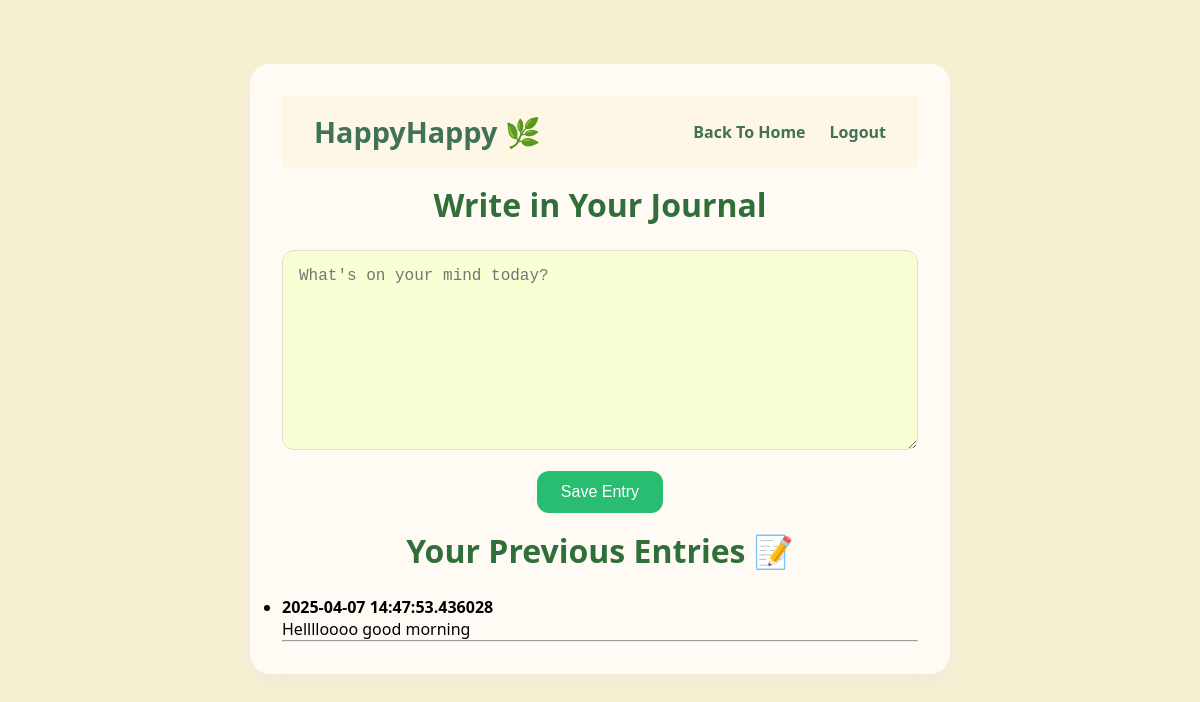
/journal (signed in), run on the app's committed database.
### tables this page shows
CREATE TABLE journals (
    id INTEGER PRIMARY KEY AUTOINCREMENT,
    username TEXT,
    entry TEXT,
    timestamp TEXT
);

### app.py (the view)
@app.route('/journal')
def journal():
    if 'username' not in session:
        return redirect(url_for('GetStarted'))
    conn = get_db_connection()
    cursor = conn.cursor()
    cursor.execute("SELECT entry, timestamp FROM journals WHERE username = ? ORDER BY timestamp DESC", (session['username'],))
    entries = cursor.fetchall()
    return render_template('journal.html', entries=entries)

### app.py (called while the page is built)
def get_db_connection():
    conn = sqlite3.connect(DATABASE)
    conn.row_factory = sqlite3.Row
    return conn

### templates/journal.html (shortened to what this page needs)
<!DOCTYPE html>
<html lang="en">
<head>
    <link rel="stylesheet" href="/static/style2.css">
</head>
<body>
    <div class="container">
        <header>
            <h1 class="logo">HappyHappy 🌿</h1>
            <div id="nav">
                <ul>
                    <li><a href="{{ url_for('index') }}">Back To Home</a></li>
                    <li><a href="{{ url_for('logout') }}">Logout</a></li>
                </ul>
            </div>
        </header>
        <section id="journal-entry">
            <h2>Write in Your Journal</h2>
            <form method="POST" action="{{ url_for('save_journal') }}">
                <textarea name="entry" rows="10" cols="50" placeholder="What's on your mind today?" required></textarea><br>
                <button type="submit">Save Entry</button>
            </form>
        </section>
        {% if entries %}
        <section id="past-entries">
            <h2>Your Previous Entries 📝</h2>
            <ul>
                {% for entry in entries %}
                    <li>
                        <p><strong>{{ entry.timestamp }}</strong></p>
                        <p>{{ entry.entry }}</p>
                        <hr>
                    </li>
                {% endfor %}
            </ul>
        </section>
        {% endif %}
    </div>
</body>
</html>

### static/style2.css (style rules this page uses)
* { margin: 0; padding: 0; box-sizing: border-box; }
body { background-color: rgb(247, 241, 211); }
header { display: flex; justify-content: space-between; align-items: center; background-color: #fff7e6; padding: 1rem 2rem; }
.logo { font-size: 1.8rem; font-weight: bold; color: #3f7257; }
#nav ul { display: flex; gap: 1.5rem; list-style: none; display: flex; justify-content: center; align-items: center; }
#nav a { text-decoration:none; color: #3f7257; font-weight: 600; }
.container { max-width: 700px; margin: 4rem auto; padding: 2rem; background-color: #fffaf4; border-radius: 20px; box-shadow: 0 8px 20px rgba(200, 170, 255, 0.1); font-family: 'Segoe UI', sans-serif; }
.container h2 { margin-top : 1rem ; text-align: center; font-size: 2rem; margin-bottom: 1.5rem; color: #306e3a; }
textarea { width: 100%; height: 200px; border: 1px solid #dde2cd; border-radius: 12px; padding: 1rem; font-size: 1rem; resize: vertical; background-color: #fafed4; color: #444; box-sizing: border-box; transition: box-shadow 0.3s ease; }
button[type="submit"] { margin-top: 1rem; padding: 0.75rem 1.5rem; background-color: #29bd71; color: #fff; border: none; border-radius: 12px; font-size: 1rem; cursor: pointer; transition: background-color 0.3s ease; display: block; margin-left: auto; margin-right: auto; }

### data on the page
journals: timestamp "2025-04-07 14:47:53.436028", entry "Helllloooo good morning"
